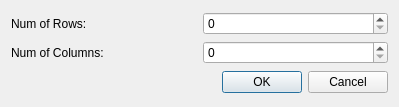
<?xml version="1.0" encoding="UTF-8"?>
<ui version="4.0">
 <class>DlgNewFile</class>
 <widget class="QDialog" name="DlgNewFile">
  <property name="geometry">
   <rect>
    <x>0</x>
    <y>0</y>
    <width>399</width>
    <height>107</height>
   </rect>
  </property>
  <property name="windowTitle">
   <string>Dialog</string>
  </property>
  <layout class="QVBoxLayout" name="verticalLayout_2">
   <item>
    <layout class="QVBoxLayout" name="verticalLayout">
     <item>
      <layout class="QHBoxLayout" name="horizontalLayout">
       <item>
        <widget class="QLabel" name="label">
         <property name="text">
          <string>Num of Rows:</string>
         </property>
        </widget>
       </item>
       <item>
        <widget class="QSpinBox" name="sB_numOfRows"/>
       </item>
      </layout>
     </item>
     <item>
      <layout class="QHBoxLayout" name="horizontalLayout_2">
       <item>
        <widget class="QLabel" name="label_2">
         <property name="text">
          <string>Num of Columns:</string>
         </property>
        </widget>
       </item>
       <item>
        <widget class="QSpinBox" name="sB_numOfColumns"/>
       </item>
      </layout>
     </item>
    </layout>
   </item>
   <item>
    <widget class="QDialogButtonBox" name="buttonBox">
     <property name="orientation">
      <enum>Qt::Horizontal</enum>
     </property>
     <property name="standardButtons">
      <set>QDialogButtonBox::Cancel|QDialogButtonBox::Ok</set>
     </property>
    </widget>
   </item>
  </layout>
 </widget>
 <resources/>
 <connections>
  <connection>
   <sender>buttonBox</sender>
   <signal>accepted()</signal>
   <receiver>DlgNewFile</receiver>
   <slot>accept()</slot>
   <hints>
    <hint type="sourcelabel">
     <x>248</x>
     <y>254</y>
    </hint>
    <hint type="destinationlabel">
     <x>157</x>
     <y>274</y>
    </hint>
   </hints>
  </connection>
  <connection>
   <sender>buttonBox</sender>
   <signal>rejected()</signal>
   <receiver>DlgNewFile</receiver>
   <slot>reject()</slot>
   <hints>
    <hint type="sourcelabel">
     <x>316</x>
     <y>260</y>
    </hint>
    <hint type="destinationlabel">
     <x>286</x>
     <y>274</y>
    </hint>
   </hints>
  </connection>
 </connections>
</ui>
